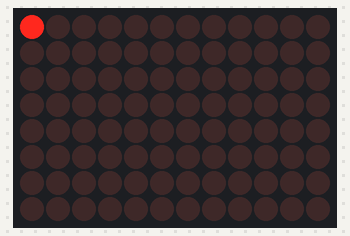
A sketch run on a simulated Arduino Uno R4 WiFi. Shown: 12×8 LED matrix.

Above: at 0.1 s.
At 6.7 s:
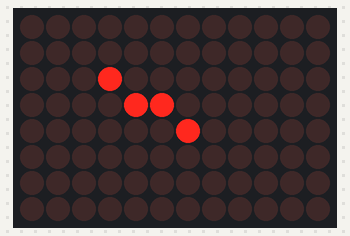
At 9.1 s:
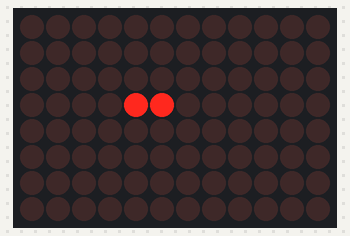
At 14.3 s:
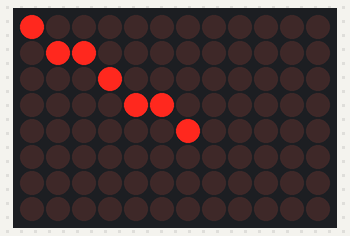
At 24.5 s:
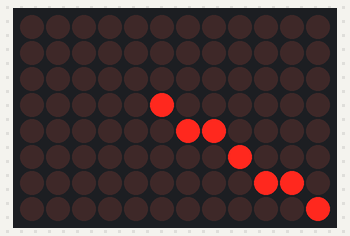
At 34.3 s:
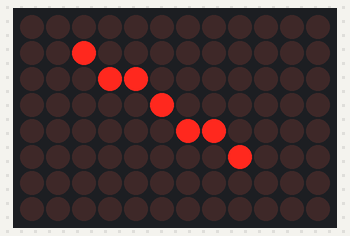

Measured:
- what the display in image 1 shows lasts 1.6 s, from 6.6 s to 8.2 s
- what the display in image 2 shows lasts 0.8 s, from 9.0 s to 9.8 s
- what the display in image 3 shows lasts 1.2 s, from 14.2 s to 15.4 s
- what the display in image 5 shows lasts 1.4 s, from 34.2 s to 35.6 s

The sketch:

r4_RecamanVisualizer.ino
```cpp
/*
Note: This code was enhanced for readability and clarity with the assistance of OpenAI's GPT model.
*/

#include <Arduino_LED_Matrix.h>
ArduinoLEDMatrix matrix;

// Class to visualize the Recamán sequence on the LED matrix
class RecamanVisualizer {
private:
    // Dimensions of the LED matrix
    static const int ROWS = 8;
    static const int COLS = 12;

    // Frame buffer to store LED states
    byte frame[ROWS][COLS];

    int current = 0; // Current number in the sequence
    int step = 1;    // Current step in the sequence

    bool used[100] = {false}; // Track used numbers to avoid repetition

public:
    // Update the visualization for the next number in the sequence
    void update() {
        memset(frame, 0, ROWS * COLS); // Clear the frame buffer

        // Calculate the next number in the Recamán sequence
        int next = current - step;
        if (next < 0 || used[next]) {
            next = current + step;
        }
        used[next] = true; // Mark the number as used

        // Map numbers to matrix coordinates
        int x1 = (current * COLS / 50) % COLS;
        int y1 = (current * ROWS / 50) % ROWS;
        int x2 = (next * COLS / 50) % COLS;
        int y2 = (next * ROWS / 50) % ROWS;

        // Draw a line between the current and next positions
        drawLine(x1, y1, x2, y2);

        matrix.renderBitmap(frame, ROWS, COLS); // Render the frame to the LED matrix
        current = next; // Update the current number
        step++;         // Increment the step

        delay(200); // Control the speed of the animation
    }

private:
    // Draw a line between two points using Bresenham's algorithm
    void drawLine(int x1, int y1, int x2, int y2) {
        int dx = abs(x2 - x1);
        int dy = abs(y2 - y1);
        int sx = (x1 < x2) ? 1 : -1;
        int sy = (y1 < y2) ? 1 : -1;
        int err = dx - dy;

        while (true) {
            if (x1 >= 0 && x1 < COLS && y1 >= 0 && y1 < ROWS) {
                frame[y1][x1] = 1; // Set the pixel in the frame buffer
            }

            if (x1 == x2 && y1 == y2) break; // Exit when the line is complete

            int e2 = 2 * err;
            if (e2 > -dy) {
                err -= dy;
                x1 += sx;
            }
            if (e2 < dx) {
                err += dx;
                y1 += sy;
            }
        }
    }
};

// Setup function to initialize the LED matrix
void setup() {
    matrix.begin();
}

// Main loop to animate the Recamán sequence
void loop() {
    RecamanVisualizer recaman;
    for (int i = 0; i < 200; i++) { // Limit the number of updates for this demo
        recaman.update();
    }
}
```
